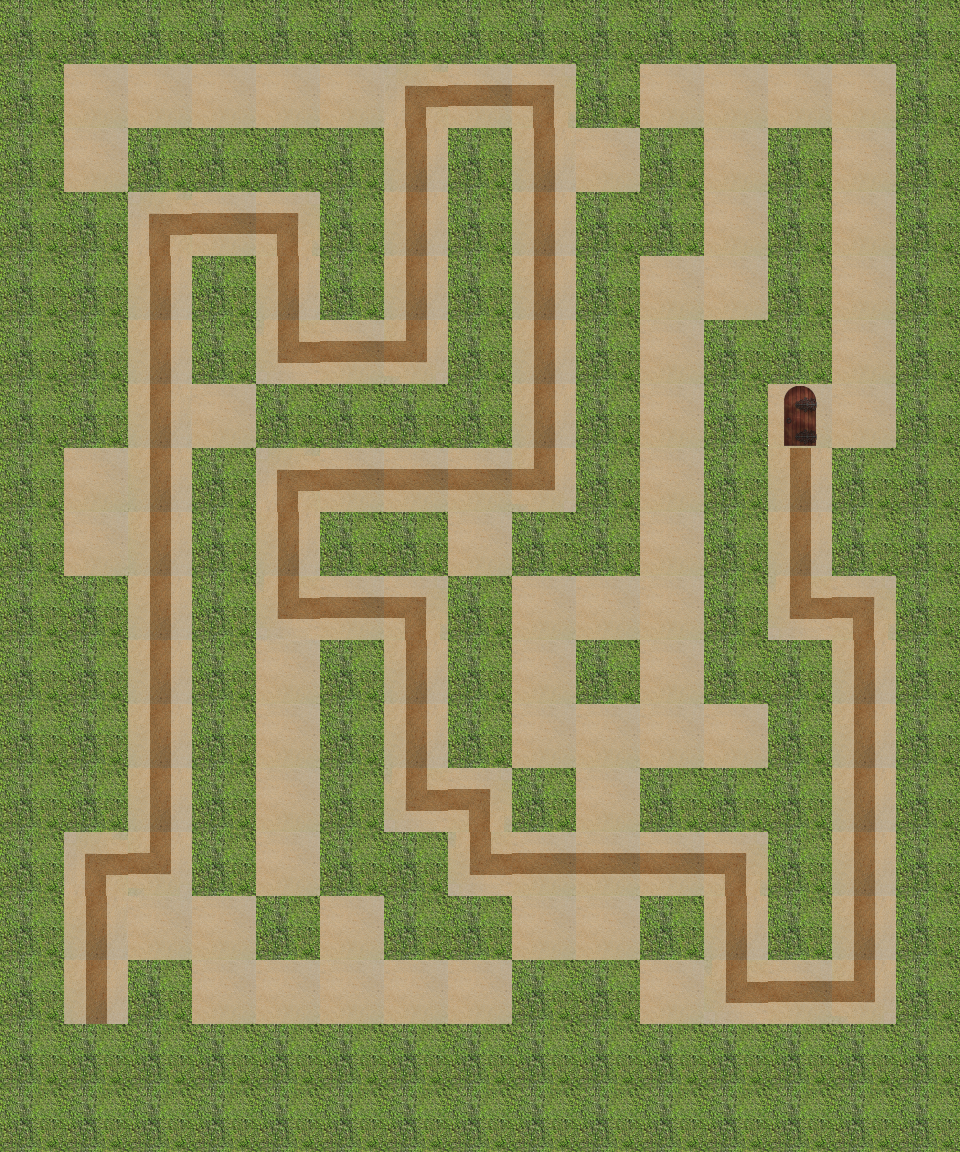

A 2D game scene composited from a Tiled map and its tileset images. What follows is a short description and the map's XML, with each tile layer's data collapsed to a summary:
An orthogonal 15x18 tile map with 64x64 px tiles, 4 tile layers (path, wall, hint, end), 1 hidden layer not drawn.

<map version="1.0" orientation="orthogonal" renderorder="right-down" width="15" height="18" tilewidth="64" tileheight="64">
 <properties>
  <property name="bestTimePossible" value="19.73" />
  <property name="viewSize" value="5" />
 </properties>
 <tileset firstgid="1" name="sandbush" tilewidth="64" tileheight="64">
  <image source="sandbush.png" width="256" height="192" />
 </tileset>
 <layer name="path" width="15" height="18">
  <data>[270 cells, 118 non-empty, 1 distinct tile ids]</data>
 </layer>
 <layer name="wall" width="15" height="18">
  <data>[270 cells, 154 non-empty, 1 distinct tile ids]</data>
 </layer>
 <layer name="hint" width="15" height="18">
  <data>[270 cells, 62 non-empty, 6 distinct tile ids]</data>
 </layer>
 <layer name="start" width="15" height="18" visible="0">
  <data>[270 cells, 1 non-empty, 1 distinct tile ids]</data>
 </layer>
 <layer name="end" width="15" height="18">
  <data>[270 cells, 1 non-empty, 1 distinct tile ids]</data>
 </layer>
</map>
